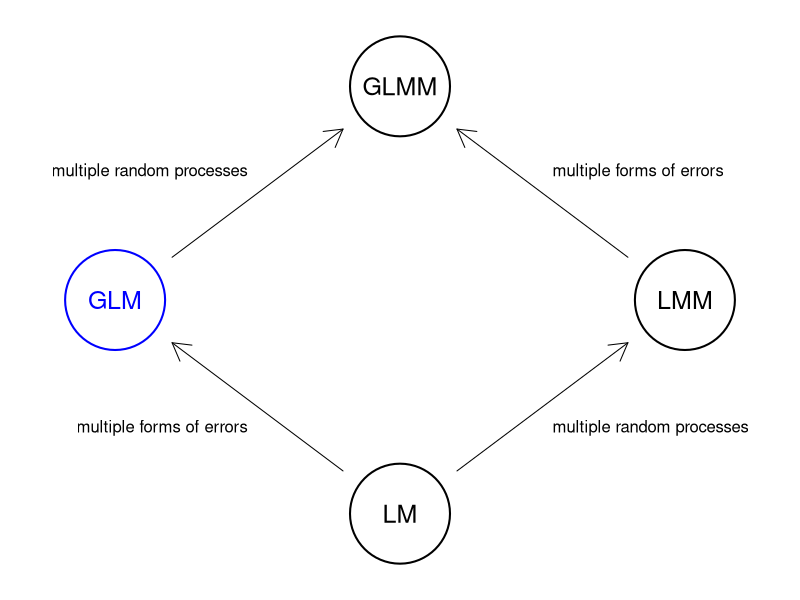
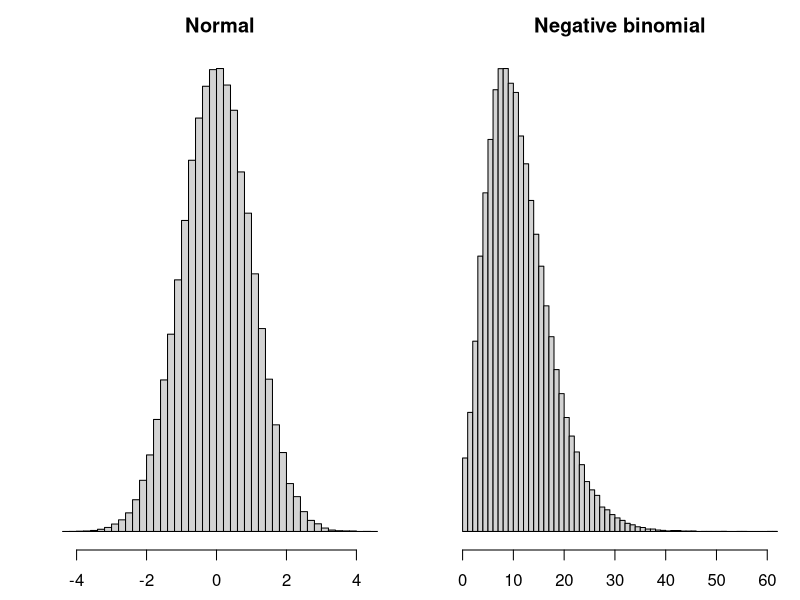

Write R code to recreate these figures, in order.
## ---- chunk 1
knitr::opts_chunk$set(echo = FALSE)
## ---- chunk 2
par(mai = rep(0, 4), omi = rep(0, 4), bg = NA)

## order: GLM, LM, GLMM, LMM
xx <- c(1, 2, 2, 3) * 10
yy <- c(2, 1, 3, 2) * 10

plot(c(7, 33), c(7, 33), type = "n", xlim = c(7, 33), ylim = c(7, 33),
     xaxt = "n", yaxt = "n", xlab = "", ylab = "",
     bty = "n")
symbols(xx, yy, circle = rep(2, 4), inches = 0.5, add = TRUE,
        lwd = 2, fg = c("blue", "black", "black", "black"), bg = "white")
text(xx, yy, c("GLM", "LM", "GLMM", "LMM"), cex = 1.5,
     col = c("blue", "black", "black", "black"))
## from LM to GLM
arrows(xx[2]-2, yy[2]+2, xx[1]+2, yy[1]-2, length = 0.2)
text(15, 14, "multiple forms of errors", pos = 2)
## from LM to LMM
arrows(xx[2]+2, yy[2]+2, xx[4]-2, yy[4]-2, length = 0.2)
text(25, 14, "multiple random processes", pos = 4)
## from GLM to GLMM
arrows(xx[1]+2, yy[1]+2, xx[3]-2, yy[3]-2, length = 0.2)
text(15, 26, "multiple random processes", pos = 2)
## from LMM to GLMM
arrows(xx[4]-2, yy[4]+2, xx[3]+2, yy[3]-2, length = 0.2)
text(25, 26, "multiple forms of errors", pos = 4)
## ---- chunk 3
par(mfrow = c(1, 2), mai = c(0.5, 0.5, 0.5, 0.1), omi = rep(0, 4), bg = NA)

hist(rnorm(1e5), breaks = 50,
     yaxt = "n", xlab = expression(epsilon), main = "Normal")

hist(rnbinom(1e5, 5, 0.3), breaks = 50,
     yaxt = "n", xlab = expression(epsilon), main = "Negative binomial")
